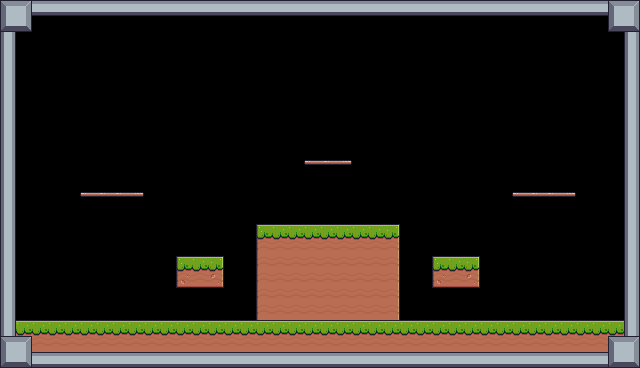

This is a level from a 2D game, rendered from its Tiled map with the project's own tilesets. A one-line summary and the complete map file follow:
An orthogonal 40x23 tile map with 16x16 px tiles, 1 tile layer (tiles) and 12 objects.

<map version="1.10" tiledversion="git" orientation="orthogonal" renderorder="right-down" width="40" height="23" tilewidth="16" tileheight="16" infinite="0" nextlayerid="13" nextobjectid="33">
 <tileset firstgid="1" source="Terrain.tsx" />
 <layer id="1" name="tiles" width="40" height="23">
  <data encoding="csv">
124,125,102,102,102,102,102,102,102,102,102,102,102,102,102,102,102,102,102,102,102,102,102,102,102,102,102,102,102,102,102,102,102,102,102,102,102,102,124,125,
146,147,0,0,0,0,0,0,0,0,0,0,0,0,0,0,0,0,0,0,0,0,0,0,0,0,0,0,0,0,0,0,0,0,0,0,0,0,146,147,
126,0,0,0,0,0,0,0,0,0,0,0,0,0,0,0,0,0,0,0,0,0,0,0,0,0,0,0,0,0,0,0,0,0,0,0,0,0,0,126,
126,0,0,0,0,0,0,0,0,0,0,0,0,0,0,0,0,0,0,0,0,0,0,0,0,0,0,0,0,0,0,0,0,0,0,0,0,0,0,126,
126,0,0,0,0,0,0,0,0,0,0,0,0,0,0,0,0,0,0,0,0,0,0,0,0,0,0,0,0,0,0,0,0,0,0,0,0,0,0,126,
126,0,0,0,0,0,0,0,0,0,0,0,0,0,0,0,0,0,0,0,0,0,0,0,0,0,0,0,0,0,0,0,0,0,0,0,0,0,0,126,
126,0,0,0,0,0,0,0,0,0,0,0,0,0,0,0,0,0,0,0,0,0,0,0,0,0,0,0,0,0,0,0,0,0,0,0,0,0,0,126,
126,0,0,0,0,0,0,0,0,0,0,0,0,0,0,0,0,0,0,0,0,0,0,0,0,0,0,0,0,0,0,0,0,0,0,0,0,0,0,126,
126,0,0,0,0,0,0,0,0,0,0,0,0,0,0,0,0,0,0,0,0,0,0,0,0,0,0,0,0,0,0,0,0,0,0,0,0,0,0,126,
126,0,0,0,0,0,0,0,0,0,0,0,0,0,0,0,0,0,0,0,0,0,0,0,0,0,0,0,0,0,0,0,0,0,0,0,0,0,0,126,
126,0,0,0,0,0,0,0,0,0,0,0,0,0,0,0,0,0,0,40,41,42,0,0,0,0,0,0,0,0,0,0,0,0,0,0,0,0,0,126,
126,0,0,0,0,0,0,0,0,0,0,0,0,0,0,0,0,0,0,0,0,0,0,0,0,0,0,0,0,0,0,0,0,0,0,0,0,0,0,126,
126,0,0,0,0,40,41,41,42,0,0,0,0,0,0,0,0,0,0,0,0,0,0,0,0,0,0,0,0,0,0,0,40,41,41,42,0,0,0,126,
126,0,0,0,0,0,0,0,0,0,0,0,0,0,0,0,0,0,0,0,0,0,0,0,0,0,0,0,0,0,0,0,0,0,0,0,0,0,0,126,
126,0,0,0,0,0,0,0,0,0,0,0,0,0,0,0,7,8,8,8,8,8,8,8,9,0,0,0,0,0,0,0,0,0,0,0,0,0,0,126,
126,0,0,0,0,0,0,0,0,0,0,0,0,0,0,0,29,30,30,30,30,30,30,30,31,0,0,0,0,0,0,0,0,0,0,0,0,0,0,126,
126,0,0,0,0,0,0,0,0,0,0,7,8,9,0,0,29,30,30,30,30,30,30,30,31,0,0,7,8,9,0,0,0,0,0,0,0,0,0,126,
126,0,0,0,0,0,0,0,0,0,0,51,52,53,0,0,29,30,30,30,30,30,30,30,31,0,0,51,52,53,0,0,0,0,0,0,0,0,0,126,
126,0,0,0,0,0,0,0,0,0,0,0,0,0,0,0,29,30,30,30,30,30,30,30,31,0,0,0,0,0,0,0,0,0,0,0,0,0,0,126,
126,0,0,0,0,0,0,0,0,0,0,0,0,0,0,0,29,30,30,30,30,30,30,30,31,0,0,0,0,0,0,0,0,0,0,0,0,0,0,126,
126,8,8,8,8,8,8,8,8,8,8,8,8,8,8,8,8,8,8,8,8,8,8,8,8,8,8,8,8,8,8,8,8,8,8,8,8,8,8,126,
124,125,30,30,30,30,30,30,30,30,30,30,30,30,30,30,30,30,30,30,30,30,30,30,30,30,30,30,30,30,30,30,30,30,30,30,30,30,124,125,
146,147,102,102,102,102,102,102,102,102,102,102,102,102,102,102,102,102,102,102,102,102,102,102,102,102,102,102,102,102,102,102,102,102,102,102,102,102,146,147
</data>
 </layer>
 <objectgroup id="2" name="solid">
  <object id="8" x="0.666667" y="320" width="640" height="46.6082" />
  <object id="9" x="432.667" y="256" width="47.3762" height="32" />
  <object id="10" x="176.958" y="256.167" width="46.7917" height="31.625" />
  <object id="13" x="256.875" y="224.292" width="142.833" height="95.75" />
  <object id="26" x="608.667" y="1.33333" width="30" height="29.3333" />
  <object id="27" x="626" y="32.6667" width="11.3333" height="286.667" />
  <object id="28" x="0.666667" y="32" width="15.3333" height="287.333" />
  <object id="29" x="1.33333" y="2" width="28.6667" height="28.6667" />
  <object id="31" x="32" y="1.33333" width="576" height="14" />
 </objectgroup>
 <objectgroup id="9" name="float">
  <object id="19" x="80.4583" y="192.583" width="62.625" height="5.09409" />
  <object id="20" x="512.667" y="192.583" width="62.6667" height="4.47031" />
  <object id="22" x="304.667" y="160.667" width="46.6667" height="4.66667" />
 </objectgroup>
</map>
